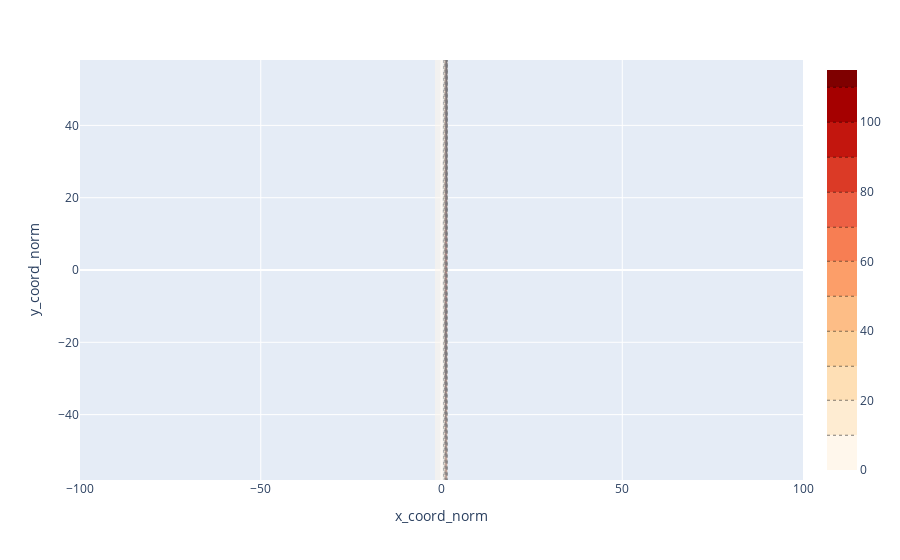

Notebook source saved alongside this figure:
### Code cell
def plot_shots_density_from_game_period(plays_df, team_idx):
    team_df = plays_df.loc[plays_df["team_initiative_id"]==team_idx].copy()
    
    fig = px.density_contour(
        team_df,
        x="x_coord_norm",
        y="y_coord_norm",
        range_x=[-100,100],
        range_y=[-43,43],
        nbinsx=20,
        nbinsy=20
        )
    
    """fig.add_layout_image(
        dict(
            source="./references/full_rink_c.png",
            xref="x",
            yref="y",
            x=-100,
            y=43,
            sizex=200,
            sizey=86,
            sizing="stretch",
            opacity=1,
            layer="below",
        )
    )"""
    fig.update_yaxes(scaleanchor="x", scaleratio = 1)
    fig.update_traces(
        line=dict(color="#000000", dash="dot"),
        contours_coloring="fill",
        colorscale="OrRd",
        showscale=True,
        opacity=0.5)
    #fig.update_layout(template="plotly_white")
    fig.show()

plot_shots_density_from_game_period(season_plays_df, "ARI")

### Figure 1 — Plotly figure (JSON) as saved in the notebook; plotly's stock layout.template omitted (floating-point values rounded to 4 significant figures; data arrays with more than 128 entries replaced by an {"elided": "..."} marker saying what was removed)
{"data": [{"colorscale": [[0, "rgb(255,247,236)"], [0.125, "rgb(254,232,200)"], [0.25, "rgb(253,212,158)"], [0.375, "rgb(253,187,132)"], [0.5, "rgb(252,141,89)"], [0.625, "rgb(239,101,72)"], [0.75, "rgb(215,48,31)"], [0.875, "rgb(179,0,0)"], [1, "rgb(127,0,0)"]], "contours": {"coloring": "fill"}, "hovertemplate": "x_coord_norm=%{x}<br>y_coord_norm=%{y}<br>count=%{z}<extra></extra>", "legendgroup": "", "line": {"color": "#000000", "dash": "dot"}, "name": "", "nbinsx": 20, "nbinsy": 20, "opacity": 0.5, "showlegend": false, "showscale": true, "type": "histogram2dcontour", "x": {"elided": "2526 float values"}, "xaxis": "x", "xbingroup": "x", "y": {"elided": "2526 float values"}, "yaxis": "y", "ybingroup": "y"}], "layout": {"legend": {"tracegroupgap": 0}, "margin": {"t": 60}, "xaxis": {"anchor": "y", "domain": [0, 1], "range": [-100, 100], "title": {"text": "x_coord_norm"}}, "yaxis": {"anchor": "x", "domain": [0, 1], "range": [-43, 43], "scaleanchor": "x", "scaleratio": 1, "title": {"text": "y_coord_norm"}}}}
